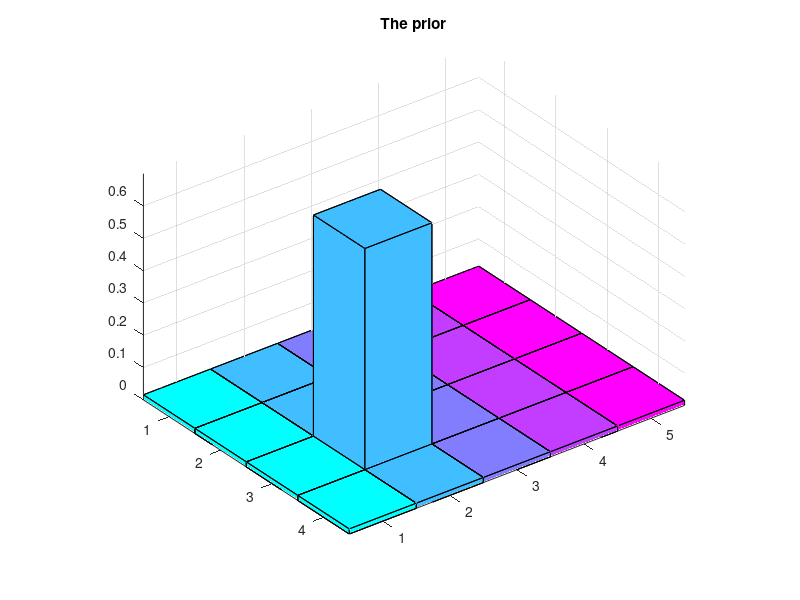
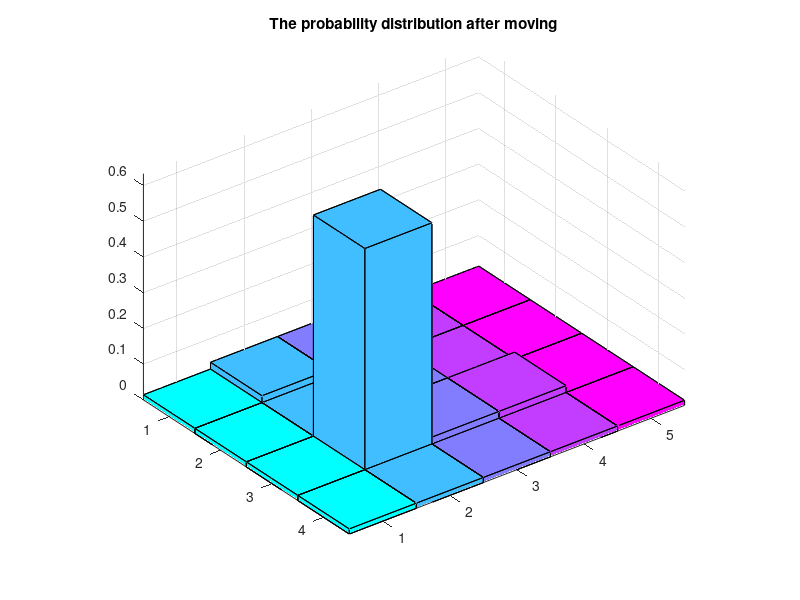

MATLAB code for these plots, in order:
%% The main function
function p10
    clc; clear all; close all;
    world = {'red', 'green', 'green', 'red' ,   'red';
             'red', 'red',   'green', 'red',    'red';
             'red', 'red',   'green', 'green',  'red';
             'red', 'red',   'red',   'red',    'red'}; % Map
    nRow = size(world, 1);
    nCol = size(world, 2);
    pStart = 0.7;
    p = (1 - pStart) / (nRow * nCol - 1) * ones(nRow, nCol);        % Prior
    
    pSenseCorrect = 0.7;
    %%
    p(3, 2) = pStart; 
    measurements = {'green'};
    %% Measurment update
    q = sense(p, cell2mat(measurements(1)), world, pSenseCorrect);
    %% Disp information
    disp('The Prior:');
    disp(p);  
    disp('The probability after sensing:');
    disp(q);
    [r, c] = maxMat(q);
    fprintf('The largest probability %.4f occurs at cell (%d, %d)\n ',...
        q(r,c), r, c);
    %% Plot figures
    h = figure(1);
    bar3(p, 1);
    colormap(cool);
    title('The prior');
    print(h, '-dpng', 'prior.png');
    %
    h2 = figure(2);
    bar3(q, 1);
    colormap(cool); 
    title('The probability distribution after moving');
    print(h2, '-dpng', 'aftermotion.png');
end
%%
function q = sense(p, z, world, pSenseCorrect)
    nRow = size(p, 1);
    nCol = size(p, 2);
    q = zeros(nRow, nCol);
    for r = 1 : nRow
        for c = 1 : nCol
            hit = strcmp(z, world(r, c));
            q(r, c) = p(r, c) *...
                (hit * pSenseCorrect + (1-hit) * (1 - pSenseCorrect)); 
        end            
    end
    q = q / sum(sum(q)); 
end
%%
function [r, c] = maxMat(g)
% Find the index of the largest element of g
    [temp,r] = max(g);
    [~,c] = max(temp);
    r = r(c);
end